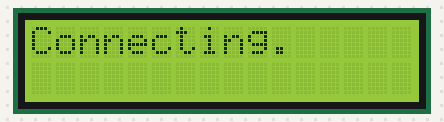
This program was run on a simulated ESP8266 (NodeMCU). On the bench: 16×2 character LCD. WiFi joins after 1.5 s; servers stay silent unless stated; what the program prints to the serial monitor is not drawn.

Above: at 0.7 s.
At 1.7 s:
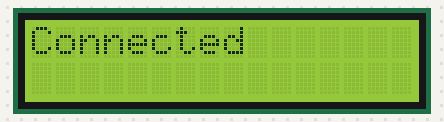
At 2.8 s:
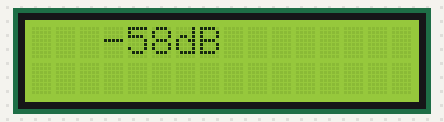

Measured:
- what the display in image 1 shows lasts 1.0 s, from 1.7 s to 2.7 s

The program:

main.cpp
```cpp
/* WiFi Signal Strength
 * Shows RSSI of a predefined network with a graph
 *
 * RSSI is a percentage in the range -120db to 0db.
 * The closer to 0 the better.
 *
 * Connections:
 * WeMos D1 Mini   YWROBOT    Description
 * (ESP8266)       I2C LCD
 *
 * GND             GND
 * 5V              Vcc
 * D2              SDA
 * D1              SDL
 */

#include <ESP8266WiFi.h>
#include <WiFiClient.h>
#include <Wire.h>
#include <LiquidCrystal_I2C.h> // marcoschwartz/LiquidCrystal_I2C
//#include <LcdBarGraphX.h>

// Graph the RSSI of this WiFi
const char* myssid = "Home399";
const char* mypass = "399angier";

LiquidCrystal_I2C lcd(0x27,16,2);  // set the LCD address to 0x27 for a 16 chars and 2 line display
//LiquidCrystal_I2C lcd(0x27);  // set the LCD address to 0x27 for a 16 chars and 2 line display
//LcdBarGraphX lbg(&lcd, 20, 0, 2);

void setup(void) {
  Wire.begin(D2,D3);
  Serial.begin(115200);
  Serial.println("\nESP8266 WiFi Signal Strength Graph");
  Serial.println("WeMos D1 Mini + YWROBOT I2C LCD\n");

  // Set WiFi to station mode and disconnect from an AP if it was previously connected
  WiFi.mode(WIFI_STA);
  WiFi.disconnect();
  delay(100);

  // Turn LCD backlight on
  // Configure LCD
  lcd.init();
//  lcd.begin(20, 4);
  lcd.backlight();

  WiFi.begin(myssid, mypass);
  Serial.print("Connecting");
  lcd.print("Connecting");

  // Wait for successful connection
  while (WiFi.status() != WL_CONNECTED) {
    delay(500);
    Serial.print(".");
    lcd.print(".");
  }

  Serial.print("\nConnected to: ");
  Serial.println(myssid);
  Serial.print("IP address: ");
  Serial.println(WiFi.localIP());
  Serial.println("");

  lcd.clear();
  lcd.print("Connected");
  delay(1000);
  lcd.clear();
}


long rssi;
void loop(void) {
  rssi = WiFi.RSSI();  // eg. -63

  // Convert to scale -48 to 0 eg. map(rssi, -100, 0, 0, -48);
  // I used -100 instead of -120 because <= -95 is unusable
  // Negative number so we can draw n pixels from the bottom in black

  // Draw the RSSI eg. -63db
  lcd.setCursor(3,0);
  lcd.printf("%ddB  ",rssi);
  if(rssi < -99)
  {
    rssi = -99;
  }
//  lbg.drawValue(100+rssi, 100);
  Serial.printf("%ddb\n",rssi);

  delay(100);  // Adjust this to change graph speed
}
```
